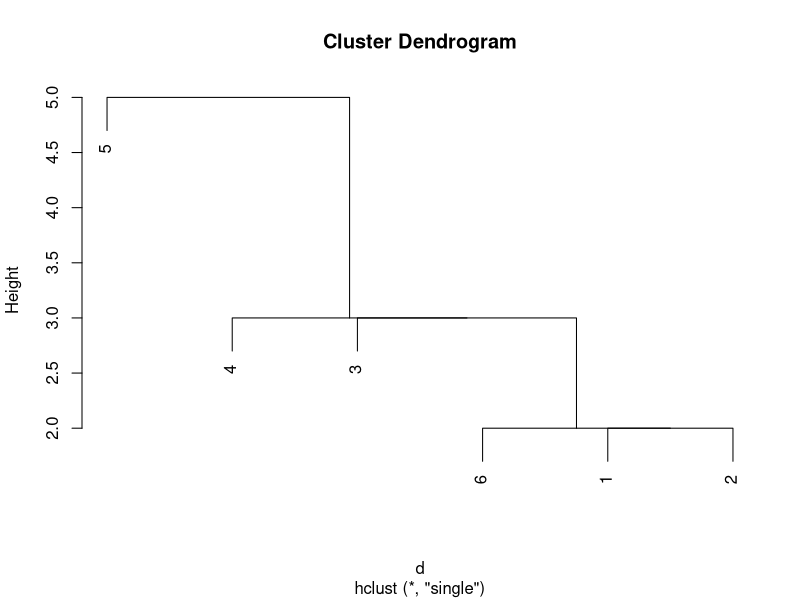
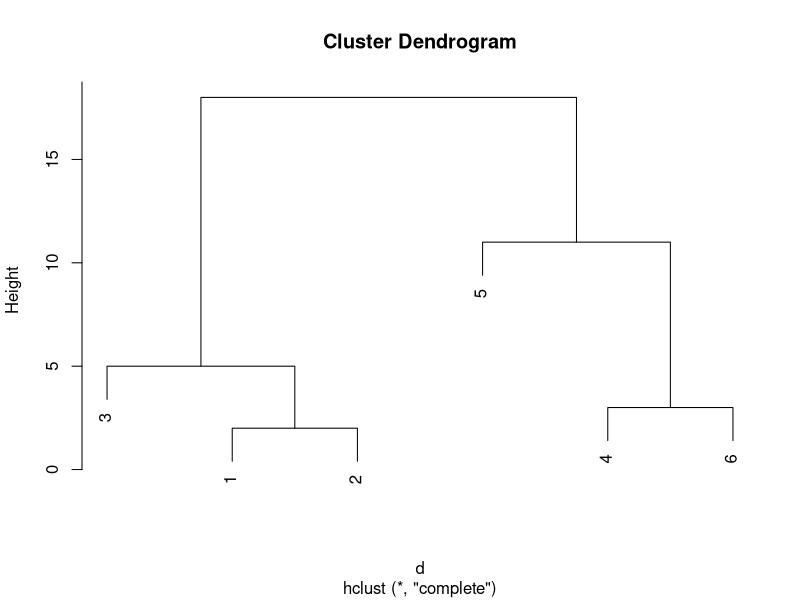
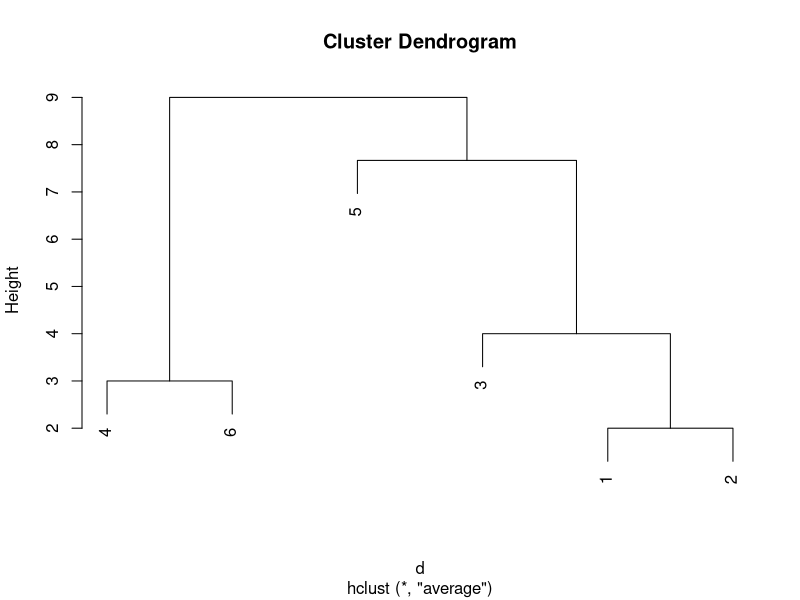
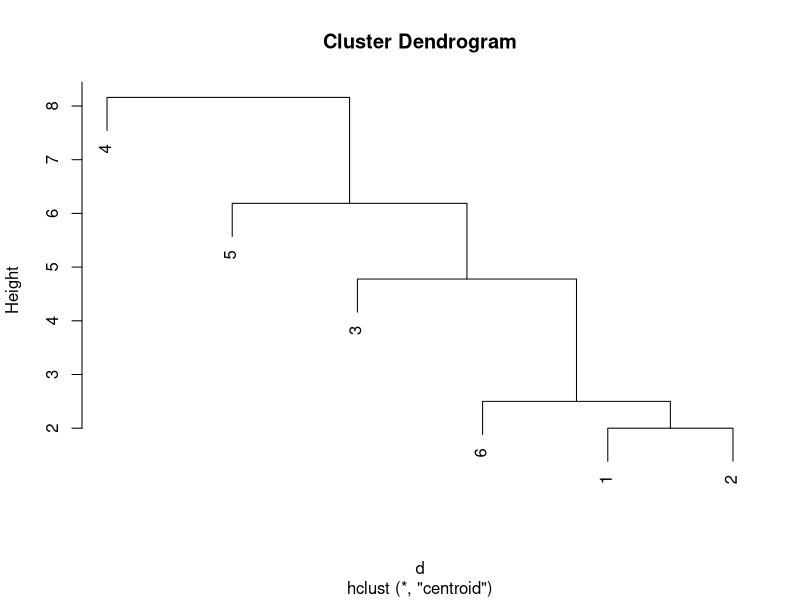
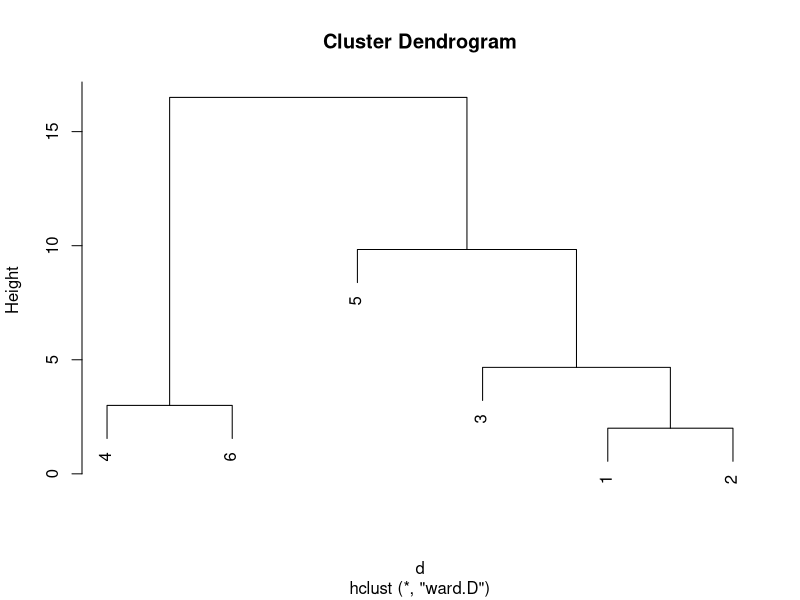

The R script that drew these images, in order:
################## Aufgabe 5
v <- read.csv("data1.csv", header=TRUE)
d <- dist(v)
d <- d*d
d

single <- hclust(d, method="single")
png(filename="singleLinkage.png")
plot(single)

complete <- hclust(d, method="complete")
png(filename="completeLinkage.png")
plot(complete)

average <- hclust(d, method="aver")
png(filename="groupAverage.png")
plot(average)

centroid <- hclust(d, method="centroid")
png(filename="centroid.png")
plot(centroid)

ward <- hclust(d, method="ward")
png(filename="ward.png")
plot(ward)

################## Aufgabe 6
# x1 = (1,0)
# x2 = (2,0)
# x3 = (0,1)
# x4 = (2,2)
# x5 = (2,1)

# C = {{x1,x2,x4,x5},{x3}}

# Der Durchmesser von C ist mit D = 1,118 optimal
